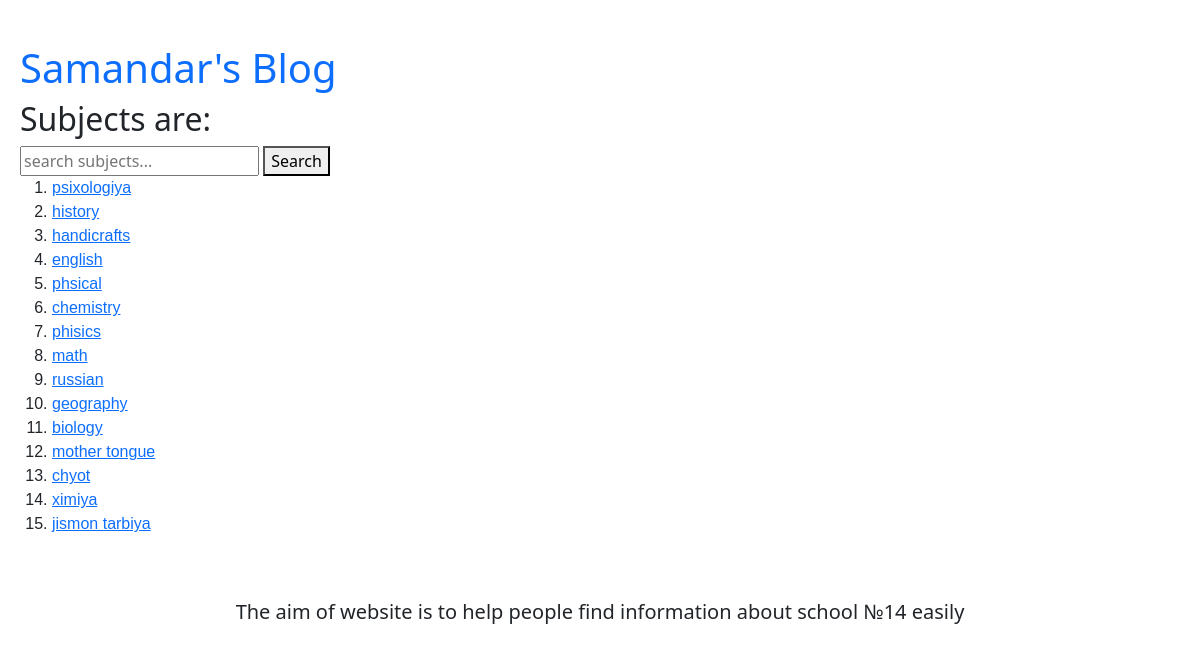
/subjects/, run on the app's committed database.
### schoolapp/models.py (models this page shows, shortened)
class Subjects(models.Model):
  name = models.CharField(max_length=50)
  teachers = models.ManyToManyField(Teachers)
  students = models.ManyToManyField(Students)

### schoolapp/views.py (the view)
# urls.py: path('subjects/', SubjectsView.as_view(), name='subjects'),
class SubjectsView(ListView):
  def get(self, request):
    subjects = Subjects.objects.all()
    if subjects:
      search = request.GET.get('search')
      if search:
        if Subjects.objects.filter(name__contains=search):
          subjects = Subjects.objects.filter(name__contains=search)
        else:
          subjects = Subjects.objects.all()
        return render(request, 'subjects_list.html', {'subjects':subjects, 'search':search})
      return render(request, 'subjects_list.html', {'subjects':subjects})
    else:
      return HttpResponse('There is no subjects')

### templates/subjects_list.html (shortened to what this page needs)
{% extends 'base.html' %}
  {% block content %}
</head>
<body>
  <h2> Subjects are: </h2>
  <form>
    <input name="search" value="{{search}}" placeholder="search subjects...">
    <button type="submit">Search</button>
  </form>
  <ol>
    {% for subject in subjects %}
    <li> <a href="{% url 'subject_detail' subject.pk %}"> {{subject.name}} </a> </li>
    {% endfor %}
  </ol>
  {% endblock %}

### static/styles.css (style rules this page uses)
a { text-decoration: none; }
ol { font-family: Verdana, Geneva, Tahoma, sans-serif; }
body { padding: 20px; }

### data on the page
Subjects: name "psixologiya"
Subjects: name "history"
Subjects: name "handicrafts"
Subjects: name "english"
Subjects: name "phsical"
Subjects: name "chemistry"
Subjects: name "phisics"
Subjects: name "math"
Subjects: name "russian"
Subjects: name "geography"
Subjects: name "biology"
Subjects: name "mother tongue"
Subjects: name "chyot"
Subjects: name "ximiya"
Subjects: name "jismon tarbiya"
